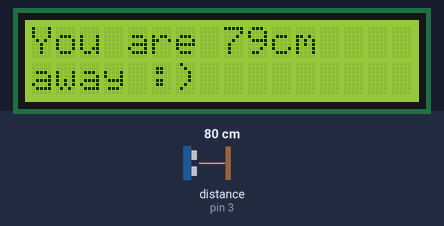
This sketch was run on a simulated Arduino Uno, built with avr-gcc and run on an emulated ATmega328P. Parts: 16×2 character LCD. Wiring (inferred from the names in the program): ultrasonic range finder: trigger pin 2; echo pin 3. Inputs (shaded band) come from the test bench; at power-on: distance to the obstacle (sensor on pin 3) 80 cm. The echo pulse lasts 58.3 µs per cm.

Above: at 1.4 s.
1.5 s: distance to the obstacle (sensor on pin 3) set to 2 cm
At 4.3 s:
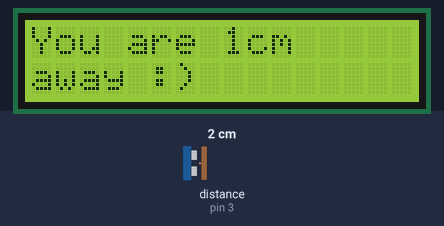
4.7 s: distance to the obstacle (sensor on pin 3) set to 4 cm
At 6.6 s:
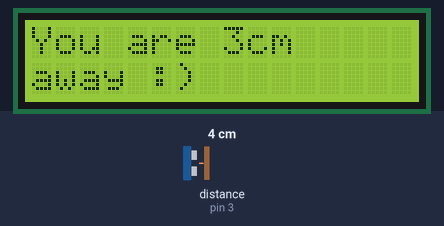
7.1 s: distance to the obstacle (sensor on pin 3) set to 9 cm
At 8.8 s:
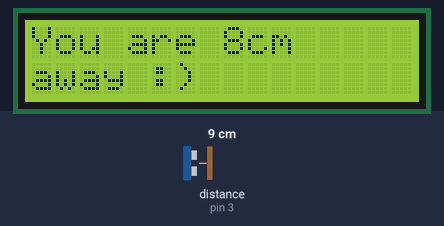
Timing chart, 0 to 10.3 s (numbered marks = the images above; inputs shaded):
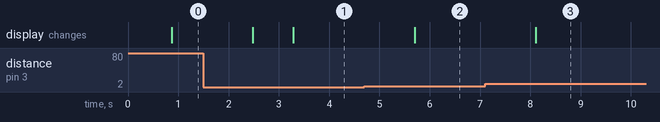

The sketch:

LCD_countdownultrasonic.ino
```cpp
#include <LiquidCrystal.h>
int rs= 7;
int en=8;
int d4 =9;
int d5 =10;
int d6 =11;
int d7 =12;
//int j=0;
//int num;
int trig = 2;//output
int echo = 3;//input
int distance;
int times;
LiquidCrystal lcd(rs,en,d4,d5,d6,d7);
void setup() {
  // put your setup code here, to run once:
lcd.begin(16,2); //16 coloums and 2 rows is the area of the LCD
Serial.begin(9600);
pinMode(trig,OUTPUT);
pinMode(echo,INPUT);
}

void loop() {
  // put your main code here, to run repeatedly:
digitalWrite(trig,LOW);
delayMicroseconds(200);
digitalWrite(trig,HIGH);
delayMicroseconds(30);
digitalWrite(trig,LOW);

times= pulseIn(echo,HIGH);

distance = (.34029*times*.5)/10;
delay (800);

lcd.setCursor(0,0);
lcd.print("You are ");
lcd.print(distance);
lcd.print("cm ");
lcd.setCursor(0,2);
lcd.print("away :) ");
/*Serial.print("What is your number: ");
while (Serial.available()==0){};
num = Serial.parseInt();
Serial.println(num);
while(num>=0){
lcd.setCursor(0,2);
lcd.print(num);
delay(2000);
num--;
}
lcd.clear();*/
}
```

Measured:
- after the input at 1.5 s, the display: first changes after 0.98 s (image 1 shows a later state)
- after the input at 4.7 s, the display: changes after 1.0 s (image 2)
- after the input at 7.1 s, the display: changes after 1.0 s (image 3)
